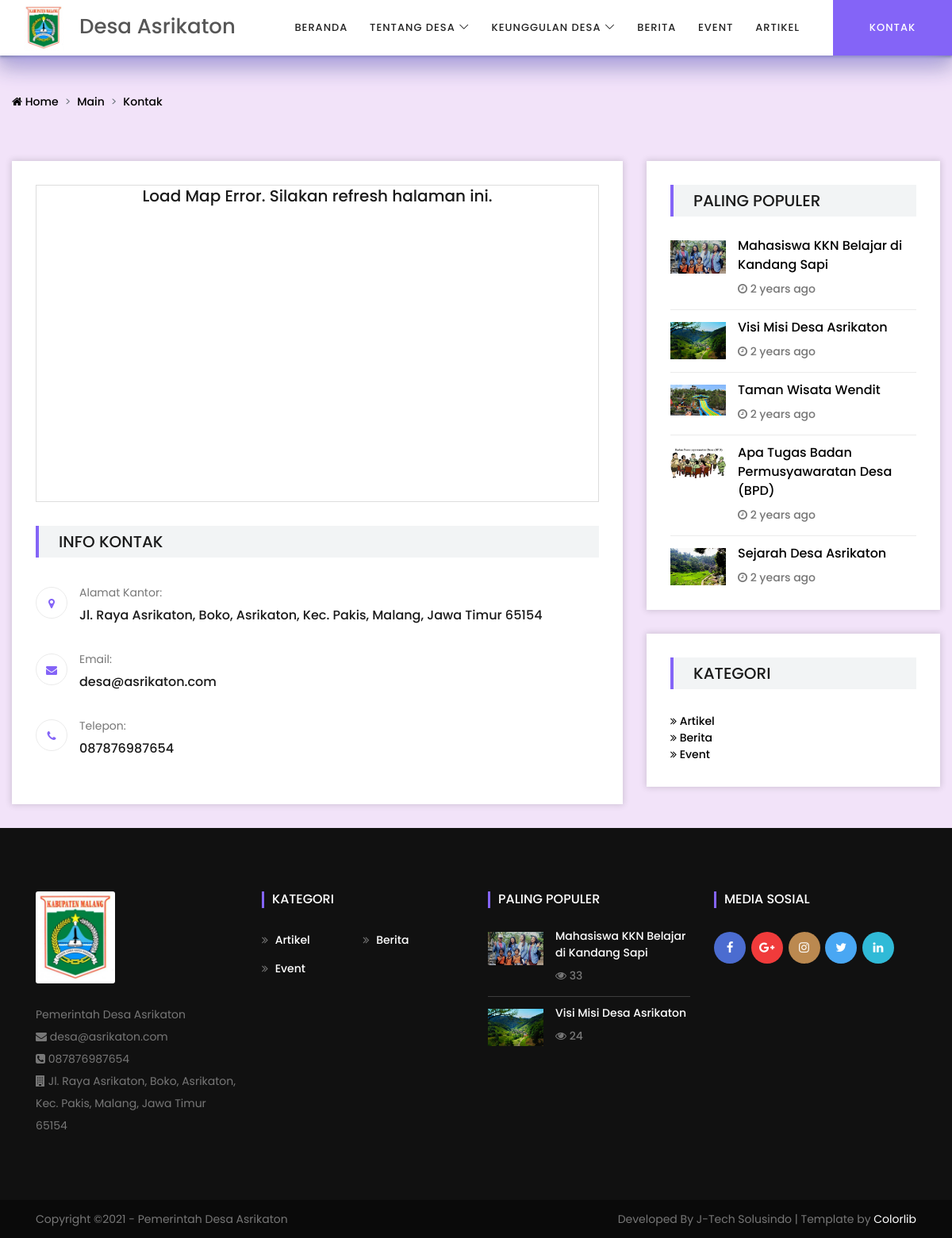
Page /index.php/main/kontak on the committed database.
### tables this page shows
CREATE TABLE `informasi_desa`  (
  `ID` int(11) NOT NULL AUTO_INCREMENT,
  `ID_KLIEN` int(11) NULL DEFAULT NULL,
  `NAMA` varchar(255) NULL DEFAULT NULL,
  `LOGO` varchar(255) NULL DEFAULT NULL,
  `ALAMAT` text NULL,
  `EMAIL` varchar(255) NULL DEFAULT NULL,
  `TELEPON` varchar(255) NULL DEFAULT NULL,
  `LOGO_KECIL` varchar(255) NULL DEFAULT NULL,
  `META_DESC` mediumtext NULL,
  `META_KEYWORD` text NULL,
  `LOKASI_LAT` varchar(255) NULL DEFAULT NULL,
  `LOKASI_LONG` varchar(255) NULL DEFAULT NULL,
  PRIMARY KEY (`ID`) USING BTREE,
  INDEX `id_klien_informasi_desa`(`ID_KLIEN`) USING BTREE,
  CONSTRAINT `id_klien_informasi_desa` FOREIGN KEY (`ID_KLIEN`) REFERENCES `klien` (`ID`) ON DELETE CASCADE ON UPDATE CASCADE
);

CREATE TABLE `artikel`  (
  `ID` int(11) NOT NULL AUTO_INCREMENT,
  `JUDUL` varchar(255) NULL DEFAULT NULL,
  `KONTEN` text NULL,
  `KATEGORI` text NULL,
  `GAMBAR_FULL` varchar(255) NULL DEFAULT NULL,
  `GAMBAR_ADMIN` varchar(255) NULL DEFAULT NULL,
  `CREATED_ON` datetime(0) NULL DEFAULT NULL,
  `META_DESC` mediumtext NULL,
  `META_KEYWORD` mediumtext NULL,
  `SLUG_URL` mediumtext NULL,
  `IS_SLIDE` tinyint(2) NULL DEFAULT 0 COMMENT '1=ya,0=tidak',
  `JUM_VIEW` int(11) NULL DEFAULT 0,
  `TENTANG_DESA` int(11) NULL DEFAULT NULL,
  `UNGGULAN_DESA` int(11) NULL DEFAULT NULL,
  PRIMARY KEY (`ID`) USING BTREE,
  INDEX `tentang_desa_id`(`TENTANG_DESA`) USING BTREE,
  INDEX `unggulan_desa_id`(`UNGGULAN_DESA`) USING BTREE,
  CONSTRAINT `tentang_desa_id` FOREIGN KEY (`TENTANG_DESA`) REFERENCES `tentang_desa` (`ID`) ON DELETE CASCADE ON UPDATE CASCADE,
  CONSTRAINT `unggulan_desa_id` FOREIGN KEY (`UNGGULAN_DESA`) REFERENCES `menu_unggulan_desa` (`ID`) ON DELETE CASCADE ON UPDATE CASCADE
);

CREATE TABLE `web_kategori`  (
  `ID` int(11) NOT NULL AUTO_INCREMENT,
  `NAMA` varchar(255) NULL DEFAULT NULL,
  `SLUG_URL_KAT` varchar(255) NULL DEFAULT NULL,
  `KODE_KAT` varchar(255) NULL DEFAULT NULL,
  PRIMARY KEY (`ID`) USING BTREE
);

### application/controllers/Main.php (called while the page is built, shortened)
<?php
class Main extends CI_Controller {
	protected $data = [];
	function __construct(){
	    $this->load->library(array('fungsi_helper','pagination'));
	    $this->load->model('Main_model','main_model');
	    $this->main_model->log_visitor($_SERVER['REMOTE_ADDR'],$_SERVER['HTTP_USER_AGENT']);
	    $data = [];
	    $data['informasi_desa'] = $this->db->get('informasi_desa')->row();
	    $data['kategori_footer'] = $this->db->get('web_kategori')->result();
	    $data['menu_ttg_desa'] = $this->main_model->get_tentang_desa();
	    $data['menu_unggulan_desa'] = $this->main_model->get_unggulan_desa();
	    $data['artikel_populer_footer'] = $this->db->limit(2)->order_by('JUM_VIEW','DESC')->get('artikel')->result();
	    $data['artikel_populer_sidebar'] = $this->db->limit(5)->order_by('JUM_VIEW','DESC')->get('artikel')->result_array();
	    $data['footer'] = $this->load->view('web/footer',$data,TRUE);
	    $this->data = $data;
	}
	function set_header($data){
	    $this->data['header'] = $this->load->view('web/header',$data,TRUE);
	}
	public function kontak(){
		$data = [];
		$this->data['content'] = $this->load->view('web/kontak',$data,TRUE);
		$this->data['page_title'] = 'Kontak Info';
		$this->data['kode_menu'] = 'kontak';
		$this->set_header($this->data);
		$this->load->view('web/main',$this->data);
	}
}

### index.php (called while the page is built, shortened)
<?php
require_once BASEPATH.'core/CodeIgniter.php';

### application/helpers/app_helper.php (called while the page is built, shortened)
<?php if (!defined('BASEPATH')) exit('No direct script access allowed');
function waktu_lalu($timestamp)
{
	$selisih = time() - strtotime($timestamp);
	$detik = $selisih ;
	$menit = round($selisih / 60 );
	$jam = round($selisih / 3600 );
	$hari = round($selisih / 86400 );
	$minggu = round($selisih / 604800 );
	$bulan = round($selisih / 2419200 );
	$tahun = round($selisih / 29030400 );
	if ($detik <= 60) {
		$waktu = $detik.'seconds ago';
	} else if ($menit <= 60) {
		$waktu = $menit.' minutes ago';
	} else if ($jam <= 24) {
		$waktu = $jam.' hours ago';
	} else if ($hari <= 7) {
		$waktu = $hari.' days ago';
	} else if ($minggu <= 4) {
		$waktu = $minggu.' weeks ago';
	} else if ($bulan <= 12) {
		$waktu = $bulan.' months ago';
	} else {
		$waktu = $tahun.' years ago';
	}
	return $waktu;
}

### application/views/web/kontak.php (the view, shortened to what this page needs)
<?php include("breadcumb.php") ?>
  <div class="archive-post-area mt-3">
      <div class="container" style="max-width: 1240px;">
          <div class="row justify-content-center">
              <div class="col-12 col-xl-8">
                   <div class="contact-content-area bg-white mb-30 p-30 box-shadow">
                      <div class="map-area mb-30">
                         <div id="map_kontak" style="width: 100%;height: 400px;border: 1px solid #ddd">
                         	<center><h5>Load Map Error. Silakan refresh halaman ini.</h5></center>
                         </div>
                      </div>
                      <div class="section-heading">
                          <h5>Info Kontak</h5>
                      </div>
                      <div class="contact-information mb-30">
                          <div class="single-contact-info d-flex align-items-center">
                              <div class="icon mr-15">
                                  <i class="fa fa-map-marker" aria-hidden="true"></i>
                              </div>
                              <div class="text">
                                  <p>Alamat Kantor:</p>
                                  <h6><?= $informasi_desa->ALAMAT ?></h6>
                              </div>
                          </div>
                          <div class="single-contact-info d-flex align-items-center">
                              <div class="icon mr-15">
                                  <i class="fa fa-envelope" aria-hidden="true"></i>
                              </div>
                              <div class="text">
                                  <p>Email:</p>
                                  <h6> <?= $informasi_desa->EMAIL ?></h6>
                              </div>
                          </div>
                          <div class="single-contact-info d-flex align-items-center">
                              <div class="icon mr-15">
                                  <i class="fa fa-phone" aria-hidden="true"></i>
                              </div>
                              <div class="text">
                                  <p>Telepon:</p>
                                  <h6> <?= $informasi_desa->TELEPON ?></h6>
                              </div>
                          </div>
                      </div>
                  </div>
              </div>
              <?php include('sidebar.php') ?>
          </div>
      </div>
  </div>

### application/views/web/footer.php
<footer class="footer-area">
       <div class="container">
           <div class="row">
               <div class="col-12 col-sm-6 col-lg-3">
                   <div class="footer-widget">
                       <a href="javascript:void(0)" class="foo-logo"><img src="<?= base_url($informasi_desa->LOGO) ?>" alt="" style="width: 100px;border-radius: 3px;"></a>
                       <p>
                       	Pemerintah <?= $informasi_desa->NAMA ?><br/>
                       	<i class="fa fa-envelope"></i> <?= $informasi_desa->EMAIL ?><br/>
                       	<i class="fa fa-phone-square"></i> <?= $informasi_desa->TELEPON ?><br/>
                       	<i class="fa fa-building"></i> <?= $informasi_desa->ALAMAT ?>
                   	</p>
                   </div>
               </div>
               <div class="col-12 col-sm-6 col-lg-3">
                   <div class="footer-widget">
                       <h6 class="widget-title">Kategori</h6>
                       <nav class="footer-widget-nav">
                           <ul>
                           	<?php foreach ($kategori_footer as $key => $value) { ?>
                               <li><a href="<?= base_url('kategori/'.$value->SLUG_URL_KAT) ?>"><i class="fa fa-angle-double-right" aria-hidden="true"></i> <?= $value->NAMA ?></a></li>
                               <?php }?>
                           </ul>
                       </nav>
                   </div>
               </div>
               <div class="col-12 col-sm-6 col-lg-3">
                   <div class="footer-widget">
                       <h6 class="widget-title">Paling Populer</h6>
                       <?php foreach ($artikel_populer_footer as $key => $value) {?>
                       <div class="single-blog-post style-2 d-flex">
                           <div class="post-thumbnail">
                               <img src="<?= base_url($value->GAMBAR_ADMIN) ?>" alt="">
                           </div>
                           <div class="post-content">
                               <a href="<?= base_url('post/'.$value->SLUG_URL) ?>" class="post-title"><?= $value->JUDUL ?></a>
                               <div class="post-meta d-flex justify-content-between">
                                   <a href="#"><i class="fa fa-eye" aria-hidden="true"></i> <?= $value->JUM_VIEW ?></a>
                               </div>
                           </div>
                       </div>
                   	<?php } ?>
                   </div>
               </div>
               <div class="col-12 col-sm-6 col-lg-3">
                   <div class="footer-widget">
                       <h6 class="widget-title">Media Sosial</h6>
                       <div class="footer-social-info">
                           <a href="#" class="facebook"><i class="fa fa-facebook"></i></a>
                           <a href="#" class="google-plus"><i class="fa fa-google-plus"></i></a>
                           <a href="#" class="instagram"><i class="fa fa-instagram"></i></a>
                           <a href="#" class="twitter"><i class="fa fa-twitter"></i></a>
                           <a href="#" class="linkedin"><i class="fa fa-linkedin"></i></a>
                       </div>
                   </div>
               </div>
           </div>
       </div>
       <div class="copywrite-area">
           <div class="container">
               <div class="row">
                   <div class="col-12 col-sm-6">
                       <p class="copywrite-text">
           				Copyright &copy;<script>document.write(new Date().getFullYear());</script> - Pemerintah <?= $informasi_desa->NAMA ?></p>
                   </div>
                   <div class="col-12 col-sm-6">
                       <nav class="footer-nav text-right">
                       	<p class="copywrite-text">
                          			Developed By J-Tech Solusindo | Template by <a href="https://colorlib.com" target="_blank">Colorlib</a>
                          	</p>
                       </nav>
                   </div>
               </div>
           </div>
       </div>
   </footer>

### application/views/web/sidebar.php
<div class="col-12 col-md-6 col-lg-5 col-xl-4">
                    <div class="sidebar-area bg-white p-30 mb-30 box-shadow">
                     <div class="single-sidebar-widget">
                <div class="section-heading">
                    <h5>Paling Populer</h5>
                </div>
                <?php
                    foreach ($artikel_populer_sidebar as $key => $post) {
                    $url_post = base_url('post/'.$post['SLUG_URL']);
                ?>
                    <div class="single-blog-post d-flex">
                        <div class="post-thumbnail">
                            <img src="<?= base_url($post['GAMBAR_ADMIN']) ?>" alt="">
                        </div>
                        <div class="post-content">
                            <a href="<?= $url_post ?>" class="post-title"><?= $post['JUDUL'] ?></a>
                            <div class="post-meta d-flex justify-content-between">
                                 <a href="#"><i class="fa fa-clock-o" aria-hidden="true"></i> <?= waktu_lalu($post['CREATED_ON']) ?></a>
                            </div>
                        </div>
                    </div>
                <?php } ?>
            </div>
                    </div>
                     <div class="sidebar-area bg-white mb-30 box-shadow">
                        <div class="single-sidebar-widget p-30">
                            <div class="section-heading">
                                <h5>Kategori</h5>
                            </div>
                            <ul class="footer-widget">
                            	<?php foreach ($kategori_footer as $key => $value) { ?>
                                <li><a href="<?= base_url('kategori/'.$value->SLUG_URL_KAT) ?>"><span><i class="fa fa-angle-double-right" aria-hidden="true"></i> <?= $value->NAMA ?></span> <span></span></a></li>
                                <?php }?>
                            </ul>
                        </div>
                    </div>
                </div>

### application/views/web/header.php (shortened to what this page needs)
<header class="header-area">
        <div class="mag-main-menu" id="sticker">
            <div class="classy-nav-container breakpoint-off">
                <nav class="classy-navbar justify-content-between" id="magNav">
                    <a href="<?= base_url() ?>" class="nav-brand"><img src="<?= base_url($informasi_desa->LOGO) ?>" alt=""><?= $informasi_desa->NAMA ?></a>
                    <div class="nav-content d-flex align-items-center">
                        <div class="classy-menu">
                            <div class="classynav">
                                <ul>
                                    <li><a <?= ($kode_menu=='beranda')?'class="active"':'' ?> href="<?= base_url() ?>">Beranda</a></li>
                                    <li><a href="#">Tentang Desa</a>
                                    </li>
                                     <li><a href="#">Keunggulan Desa</a>
                                    </li>
                                    <li><a <?= ($kode_menu=='berita')?'class="active"':'' ?> href="<?= base_url('kategori/berita') ?>">Berita</a></li>
                                    <li><a <?= ($kode_menu=='event')?'class="active"':'' ?> href="<?= base_url('kategori/event') ?>">Event</a></li>
                                    <li><a <?= ($kode_menu=='artikel')?'class="active"':'' ?> href="<?= base_url('kategori/artikel') ?>">Artikel</a></li>
                                </ul>
                            </div>
                        </div>
                        <div class="top-meta-data d-flex align-items-center">
                            <a href="<?= base_url('kontak') ?>" class="submit-video"><span><i class="fa fa-cloud-upload"></i></span> <span class="video-text">Kontak</span></a>
                        </div>
                    </div>
                </nav>
            </div>
        </div>
    </header>

### rows in the picture
informasi_desa: LOGO (picture), NAMA "Desa Asrikaton", ALAMAT "Jl. Raya Asrikaton, Boko, Asrikaton, Kec. Pakis, Malang, Jawa Timur 65154", EMAIL "desa@asrikaton.com", TELEPON "087876987654"
artikel: GAMBAR_ADMIN (picture), JUDUL "Mahasiswa KKN Belajar di Kandang Sapi", CREATED_ON "2 years ago", JUM_VIEW "33"
artikel: GAMBAR_ADMIN (picture), JUDUL "Visi Misi Desa Asrikaton", CREATED_ON "2 years ago", JUM_VIEW "24"
artikel: GAMBAR_ADMIN (picture), JUDUL "Taman Wisata Wendit", CREATED_ON "2 years ago"
artikel: GAMBAR_ADMIN (picture), JUDUL "Apa Tugas Badan Permusyawaratan Desa (BPD)", CREATED_ON "2 years ago"
artikel: GAMBAR_ADMIN (picture), JUDUL "Sejarah Desa Asrikaton", CREATED_ON "2 years ago"
web_kategori: NAMA "Artikel"
web_kategori: NAMA "Berita"
web_kategori: NAMA "Event"

### other values in the picture
str_replace('_', ' ', $segment) "Main"
str_replace('_', ' ', $segment) "Kontak"
